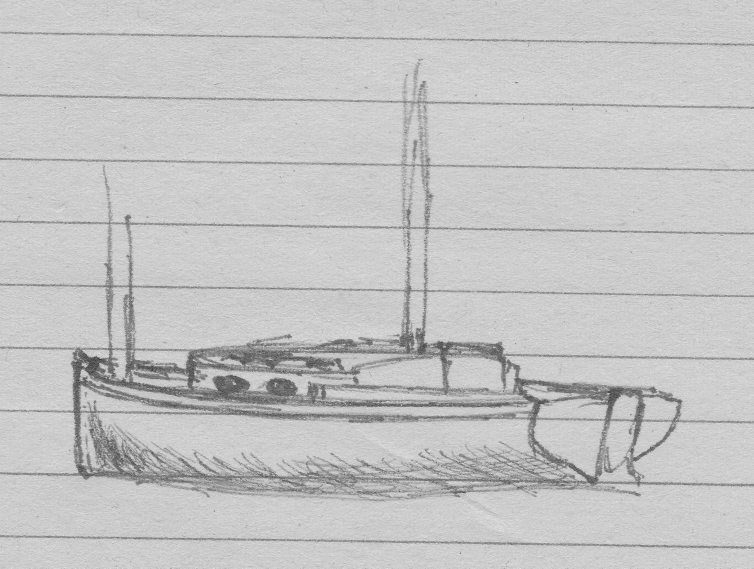
#> input picture data/Sketches/Ruled/IMG_0003.jpg, 2262 x 1705 px, found by its file name (shown at 1/3 size); its folder holds 3 pictures in this run
$ python generate_inputs.py
#> lines starting #> are read from the running program, lines starting #| are printed output that depends on the picture
#!/usr/bin/env python3
"""
Generate input patches by blending target patches with real ruled line examples.
Uses multiply blend to add realistic ruled lines to clean sketch patches.
"""

import os
import numpy as np
from PIL import Image
from concurrent.futures import ProcessPoolExecutor, as_completed
import argparse

# Directory paths
BASE_DIR = os.path.dirname(os.path.abspath(__file__))
DATA_DIR = os.path.join(BASE_DIR, 'data')
PATCHES_DIR = os.path.join(DATA_DIR, 'patches')
TRAIN_TARGET_DIR = os.path.join(PATCHES_DIR, 'train', 'target')
TRAIN_INPUT_DIR = os.path.join(PATCHES_DIR, 'train', 'input')
VAL_TARGET_DIR = os.path.join(PATCHES_DIR, 'validation', 'target')
VAL_INPUT_DIR = os.path.join(PATCHES_DIR, 'validation', 'input')
EXAMPLE_LINES_DIR = os.path.join(PATCHES_DIR, 'example_lines')


def get_example_lines_list():
    """Get list of all example line patches."""
    return [f for f in os.listdir(EXAMPLE_LINES_DIR)
            if f.lower().endswith(('.jpg', '.jpeg', '.png'))]


def multiply_blend(target_img, lines_img):
    """Multiply blend target with squared lines.

    Squaring the lines makes them darker/more prominent before blending,
    better matching the appearance of real ruled paper.
    """
    target_arr = np.array(target_img).astype(np.float32) / 255.0
    lines_arr = np.array(lines_img).astype(np.float32) / 255.0

    blended = target_arr * (lines_arr ** 2)

    # Apply smoothstep contrast curve: darks darker, lights brighter, 0/0.5/1 fixed
    blended = 3 * blended**2 - 2 * blended**3

    blended = (blended * 255).clip(0, 255).astype(np.uint8)

    return Image.fromarray(blended)


def process_single_target(args):
    """Process a single target image, creating multiple blended inputs."""
    target_path, output_dir, example_files, repeat = args

    try:
        target_img = Image.open(target_path).convert('RGB')
        base_name = os.path.splitext(os.path.basename(target_path))[0]

        for i in range(repeat):
            # Select random example lines patch
            example_file = np.random.choice(example_files)
            example_path = os.path.join(EXAMPLE_LINES_DIR, example_file)
            lines_img = Image.open(example_path).convert('RGB')

            # Random horizontal flip (50% chance)
            if np.random.random() < 0.5:
                lines_img = lines_img.transpose(Image.FLIP_LEFT_RIGHT)

            # Random vertical flip (50% chance)
            if np.random.random() < 0.5:
                lines_img = lines_img.transpose(Image.FLIP_TOP_BOTTOM)

            # Multiply blend
            blended = multiply_blend(target_img, lines_img)

            # Save with suffix
            output_name = f"{base_name}_{i:02d}.jpg"
            output_path = os.path.join(output_dir, output_name)
            blended.save(output_path, quality=95)

        return repeat
    except Exception as e:
        print(f"Error processing {target_path}: {e}")
        return 0


def generate_inputs(target_dir, output_dir, repeat=1, limit=None, workers=4):
    """Generate input patches from target patches using example lines."""

    os.makedirs(output_dir, exist_ok=True)

    # Get list of example line patches
    example_files = get_example_lines_list()
    print(f"Found {len(example_files)} example line patches")

    if len(example_files) == 0:
        print("Error: No example line patches found!")
        return

    # Get target patches
    target_files = sorted([f for f in os.listdir(target_dir)
                           if f.lower().endswith(('.jpg', '.jpeg', '.png'))])

    if limit and limit < len(target_files):
        target_files = target_files[:limit]

    print(f"Processing {len(target_files)} target patches")
    print(f"Creating {repeat} input(s) per target")
    print(f"Total inputs to generate: {len(target_files) * repeat}")

    # Build task list
    tasks = []
    for filename in target_files:
        target_path = os.path.join(target_dir, filename)
        tasks.append((target_path, output_dir, example_files, repeat))

    # Process with parallel workers
    total_generated = 0
    with ProcessPoolExecutor(max_workers=workers) as executor:
        futures = {executor.submit(process_single_target, task): task for task in tasks}

        for i, future in enumerate(as_completed(futures)):
            count = future.result()
            total_generated += count
            if (i + 1) % 1000 == 0:
                print(f"Processed {i + 1}/{len(tasks)} targets, {total_generated} inputs generated")

    print(f"\nDone! Generated {total_generated} input patches in {output_dir}")


def main():
    parser = argparse.ArgumentParser(description='Generate input patches from targets using real line examples')
    parser.add_argument('--repeat', type=int, default=1,
                        help='Number of inputs to generate per target (default: 1)')
    parser.add_argument('--limit', type=int, default=None,
                        help='Limit number of target images to process')
    parser.add_argument('--workers', type=int, default=4,
                        help='Number of parallel workers (default: 4)')
    parser.add_argument('--validation', action='store_true',
                        help='Process validation set instead of training set')
    args = parser.parse_args()

    if args.validation:
        target_dir = VAL_TARGET_DIR
        output_dir = VAL_INPUT_DIR
        print("Processing validation set...")
    else:
        target_dir = TRAIN_TARGET_DIR
        output_dir = TRAIN_INPUT_DIR
        print("Processing training set...")

    generate_inputs(
        target_dir=target_dir,
        output_dir=output_dir,
        repeat=args.repeat,
        limit=args.limit,
        workers=args.workers
    )
#> in multiply_blend, `blended = target_arr * (lines_arr ** 2)`:
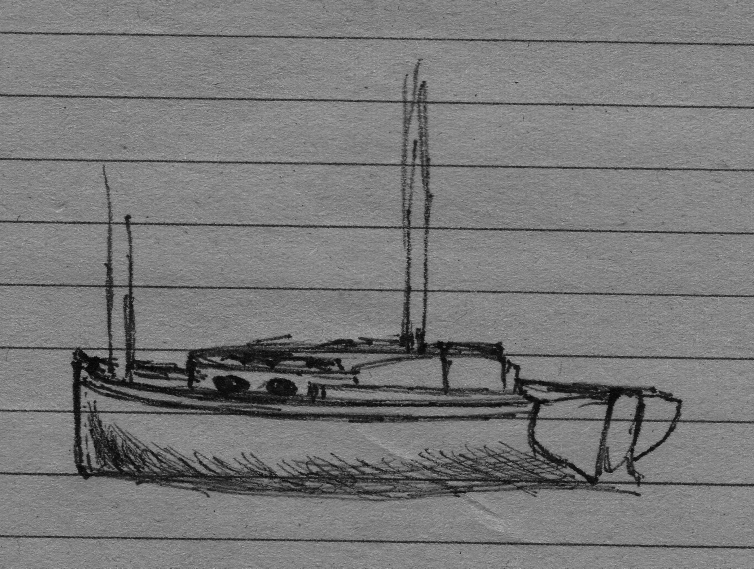
#> blended: shape (1705, 2262, 3) float32 (shown at 1/3 size); min 0.000165, max 1, mean 0.474


if __name__ == '__main__':
    main()

$ run again, on data/Sketches/Unruled/IMG_0026.jpg
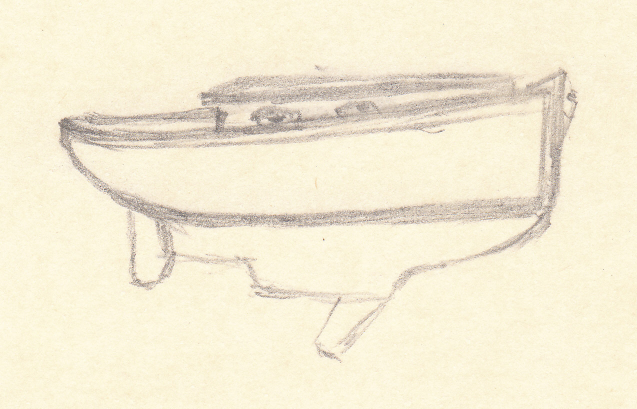
#> input picture data/Sketches/Unruled/IMG_0026.jpg, 1274 x 818 px, found by its file name (shown at 1/2 size)
#> in process_single_target, target_img is the input picture: PIL image 1274x818 RGB; mean R, G, B 244.6, 236.8, 213.3
#> in multiply_blend, `blended = target_arr * (lines_arr ** 2)`:
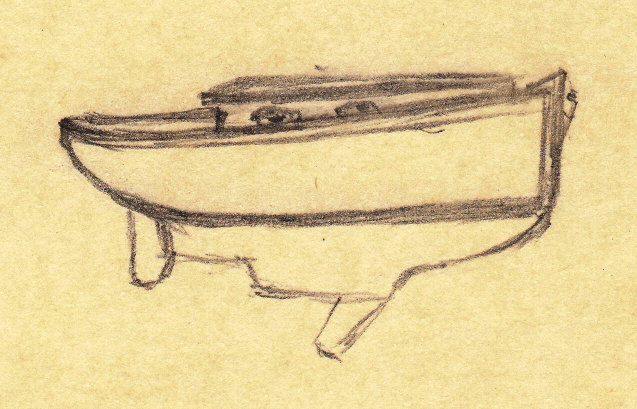
#> blended: shape (818, 1274, 3) float32 (shown at 1/2 size); mean R, G, B 0.895, 0.817, 0.595
#> in multiply_blend, `blended = 3 * blended**2 - 2 * blended**3`:
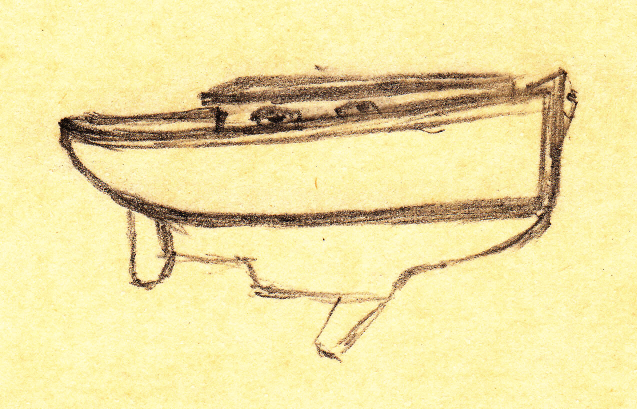
#> blended: shape (818, 1274, 3) float32 (shown at 1/2 size); mean R, G, B 0.938, 0.884, 0.64
